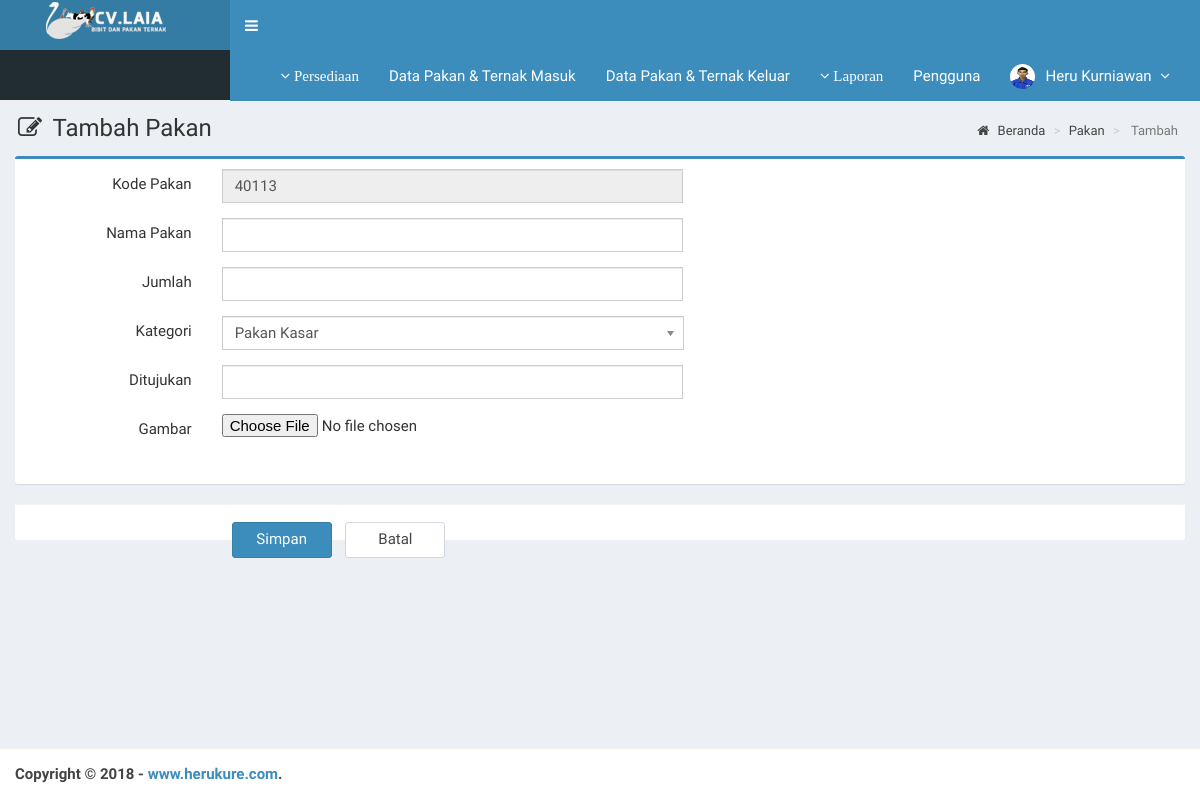
The app's page /main.php?module=form_pakan&form=add (signed in), older data.
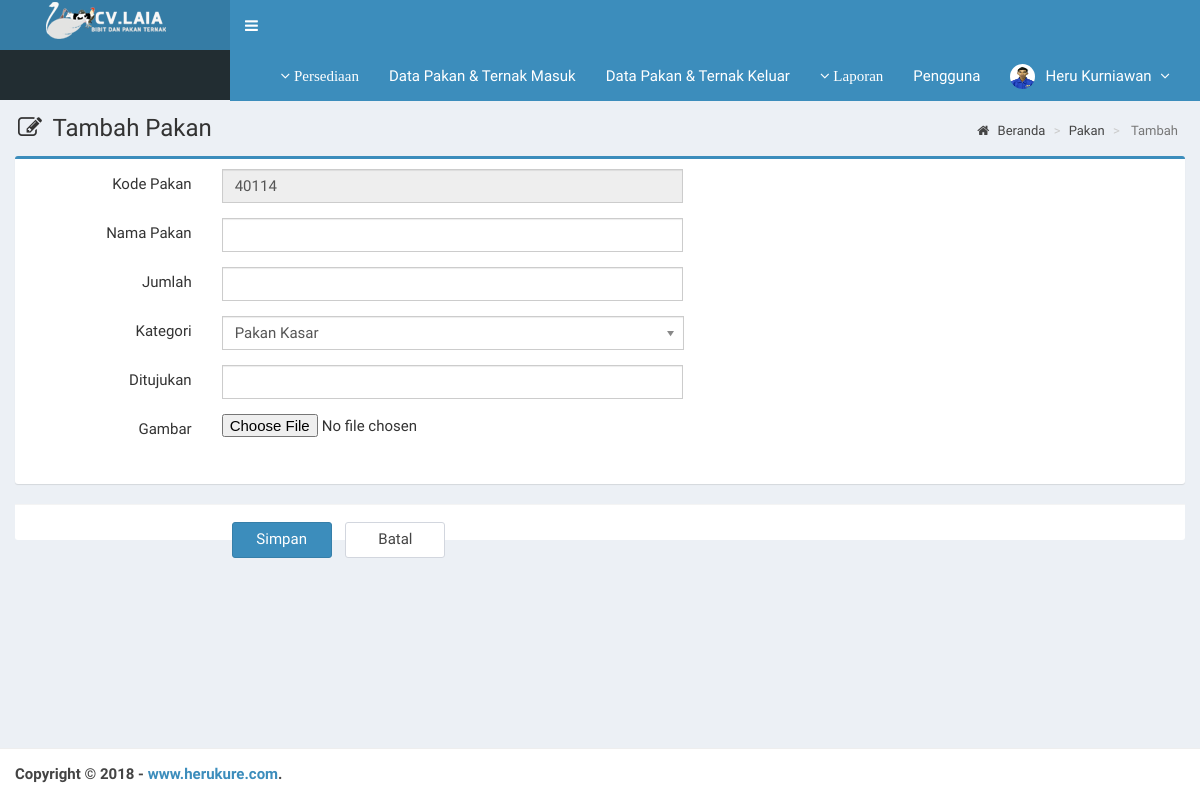
The same page, newer data.
### tables this page shows
CREATE TABLE `pakan` (
  `item_id` int(11) NOT NULL,
  `item_name` varchar(50) NOT NULL,
  `amount` int(11) NOT NULL,
  `type` varchar(20) NOT NULL,
  `use_for` varchar(100) NOT NULL,
  `item_image` varchar(100) NOT NULL
);

### top-menu.php (the view, shortened to what this page needs)
<?php
require_once "config/database.php";
$user_id = $_SESSION['user_id'];
$query = $mysqli->query("SELECT * FROM anggota WHERE user_id = '$user_id'");
$data = $query->fetch_assoc();
?>
<li class="dropdown user user-menu">
  <a href="#" class="dropdown-toggle fa fa-angle-down" data-toggle="dropdown">
    Persediaan
  </a>
</li>
<li class="dropdown user user-menu">
  <a href="?module=barangmasuk">Data Pakan & Ternak Masuk
  </a>
</li>
<li class="dropdown user user-menu">
  <a href="?module=barangkeluar">Data Pakan & Ternak Keluar
  </a>
</li>
<li class="dropdown user user-menu">
  <a href="#" class="dropdown-toggle fa fa-angle-down" data-toggle="dropdown">
    Laporan
  </a>
</li>
<li class="dropdown user user-menu">
  <a href="?module=user">Pengguna
  </a>
</li>
<li class="dropdown user user-menu">
  <a href="#" class="dropdown-toggle" data-toggle="dropdown">
  <?php
  if ($data['photo']=="") { ?>
    <img src="images/user/user.png" class="user-image" alt="User Image"/>
  <?php
  }
  else { ?>
    <img src="images/user/<?php echo $data['photo']; ?>" class="user-image" alt="User Image"/>
  <?php
  }
  ?>
    <span class="hidden-xs"><?php echo $data['fullname']; ?> <i style="margin-left:5px" class="fa fa-angle-down"></i></span>
  </a>
</li>

### modules/pakan/form.php (shortened to what this page needs)
 <?php
if ($_GET['form']=='add') { ?>
  <section class="content-header">
    <h1>
      <i class="fa fa-edit icon-title"></i> Tambah Pakan
    </h1>
    <ol class="breadcrumb">
      <li><a href="?module=beranda"><i class="fa fa-home"></i> Beranda </a></li>
      <li><a href="?module=daftarpakan"> Pakan </a></li>
      <li class="active"> Tambah </li>
    </ol>
  </section>
  <section class="content">
    <div class="row">
      <div class="col-md-12">
        <div class="box box-primary">
          <form role="form" class="form-horizontal" action="modules/pakan/proses.php?act=insert" method="POST">
            <div class="box-body">
              <?php
              require_once "config/database.php";
              $query = $mysqli->query("SELECT item_id from pakan order by item_id DESC limit 1");
              $data = $query->fetch_assoc();
              $lastid = $data['item_id'];
              $num = (int)$lastid;
              $count = $query->num_rows;
              if ($count > 0) {
                  $kode_pakan = $num+1;
              } else {
                  $kode_pakan = 40101;
              }
              ?>
              <div class="form-group">
                <label class="col-sm-2 control-label">Kode Pakan</label>
                <div class="col-sm-5">
                  <input type="text" class="form-control" name="item_id" value="<?php echo $kode_pakan; ?>" readonly required>
                </div>
              </div>
              <div class="form-group">
                <label class="col-sm-2 control-label">Nama Pakan</label>
                <div class="col-sm-5">
                  <input type="text" class="form-control" name="item_name" autocomplete="off" required>
                </div>
              </div>
              <div class="form-group">
                <label class="col-sm-2 control-label">Jumlah</label>
                <div class="col-sm-5">
                  <input type="text" class="form-control" name="amount" autocomplete="off" required>
                </div>
              </div>
              <div class="form-group">
                <label class="col-sm-2 control-label">Kategori</label>
                <div class="col-sm-5">
                </div>
              </div>
              <div class="form-group">
                <label class="col-sm-2 control-label">Ditujukan</label>
                <div class="col-sm-5">
                  <input type="text" class="form-control" name="use_for" value="" autocomplete="off" >
                </div>
              </div>
              <div class="form-group">
                <label class="col-sm-2 control-label">Gambar</label>
                <div class="col-sm-5">
                  <input type="file" name="item_image">
                  <br/>
                </div>
              </div>
            </div>
            </div>
            <div class="box-footer">
              <div class="form-group">
                <div class="col-sm-offset-2 col-sm-10">
                  <input type="submit" class="btn btn-primary btn-submit" name="simpan" value="Simpan">
                  <a href="?module=form_pakan&form=add" class="btn btn-default btn-reset">Batal</a>
                </div>
              </div>
            </div>
        </div>
      </div>
    </div>
<?php
}
?>

Row changes from the older to the newer data that the page shows:
no longer on this page (row edited): pakan: item_id "40113"
added pakan: item_id "40114"
